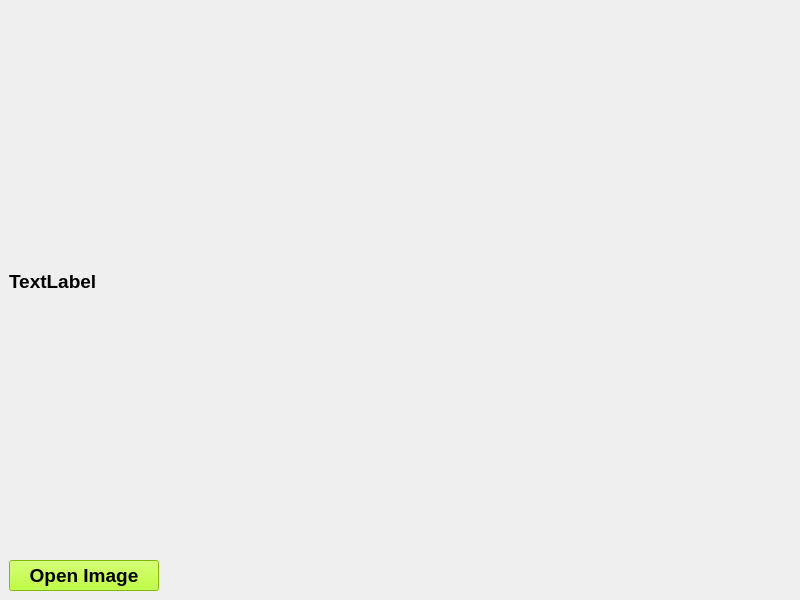
<?xml version="1.0" encoding="UTF-8"?>
<ui version="4.0">
 <class>MainWindow</class>
 <widget class="QMainWindow" name="MainWindow">
  <property name="geometry">
   <rect>
    <x>0</x>
    <y>0</y>
    <width>800</width>
    <height>600</height>
   </rect>
  </property>
  <property name="maximumSize">
   <size>
    <width>1280</width>
    <height>720</height>
   </size>
  </property>
  <property name="windowTitle">
   <string>My PyQt GUI</string>
  </property>
  <widget class="QWidget" name="centralwidget">
   <layout class="QVBoxLayout" name="verticalLayout">
    <item>
     <widget class="QLabel" name="label">
      <property name="maximumSize">
       <size>
        <width>1680</width>
        <height>1050</height>
       </size>
      </property>
      <property name="font">
       <font>
        <pointsize>14</pointsize>
        <weight>75</weight>
        <bold>true</bold>
       </font>
      </property>
      <property name="text">
       <string>TextLabel</string>
      </property>
     </widget>
    </item>
    <item>
     <widget class="QPushButton" name="pushButton">
      <property name="maximumSize">
       <size>
        <width>150</width>
        <height>16777215</height>
       </size>
      </property>
      <property name="font">
       <font>
        <pointsize>14</pointsize>
        <weight>75</weight>
        <bold>true</bold>
       </font>
      </property>
      <property name="styleSheet">
       <string notr="true">background-color: rgb(173, 255, 8);</string>
      </property>
      <property name="text">
       <string>Open Image</string>
      </property>
     </widget>
    </item>
   </layout>
  </widget>
 </widget>
 <resources/>
 <connections/>
</ui>
